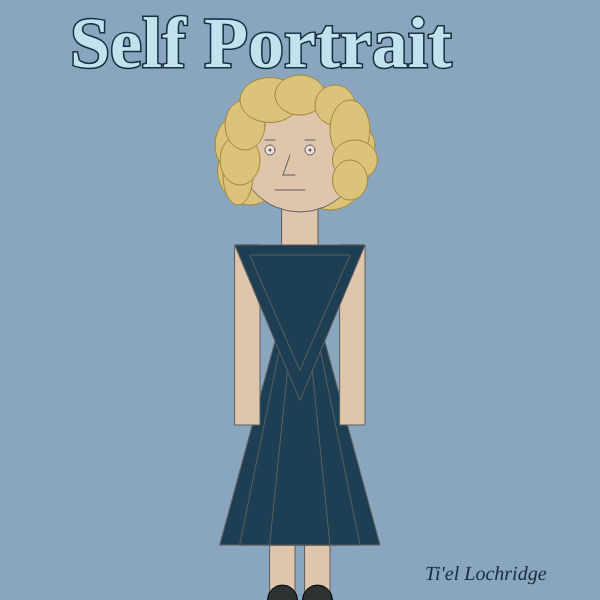
Frame 1 (no input)
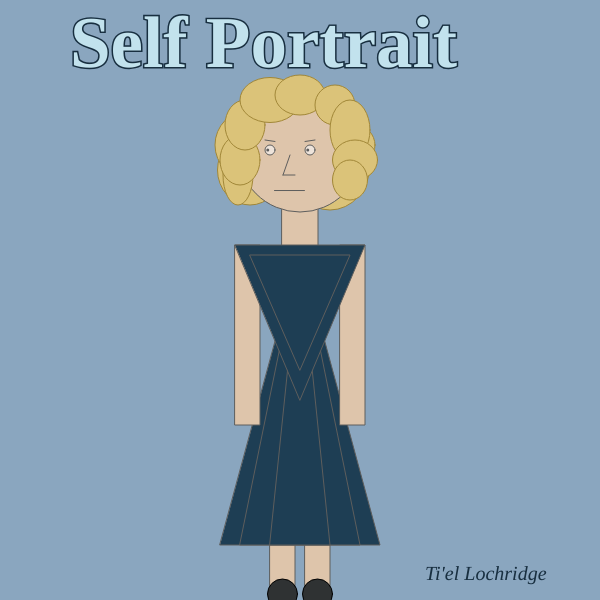
Frame 60 (no input)
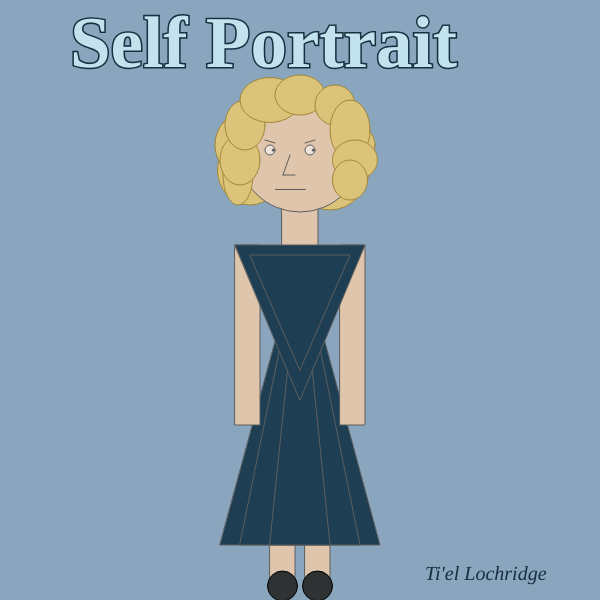
Frame 120 (the mouse pressed at the canvas centre since frame 60)

The p5.js sketch that drew these frames (run headless with seeded random() and noise() and a simulated clock; from frame 60 on, the mouse is pressed at the canvas centre):

// p5.js sketch
// ── sketch.js
//eyes move along x-axis
var leftPupilX=270;
var rightPupilX=310;
var pupilMove;

//(eyebrows tilt along y-axis)
var eyebrowsY=140;
var eyebrowsMove=0.025;

//legs&shoes move along y-axis
var legsY=480;
var shoesY=600;
var legsANDshoesMove;

//mouth moves diagonally along both axes
var leftMouthX=275;
var rightMouthX=305;
var mouthY=190;
var mouthMove;

//title grows bigger and smaller
var size = 72;
var count = 0;
var sizeDirection = 1;

function setup()
{
createCanvas(600,600);
pupilMove = (Math.random()*0.5);
legsANDshoesMove = Math.floor(Math.random()*2) + 1;
mouthMove = (Math.random()*0.5) + 0.5;
}
function draw()
{
background(138, 166, 191);

//back hair
strokeWeight(1);
  fill(219, 195, 121);
  stroke(161, 135, 56);
  ellipse(250, 170, 65, 70);
  circle(355, 145, 40);
  ellipse(330, 165, 80, 90);
  circle(250,145,70);

//head and neck
  fill(222, 197, 171);
  stroke(94, 94, 93);
  rect(282, 200, 36, 50);
  circle(300,150,124);

//front hair 
  fill(219, 195, 121);
  stroke(161, 135, 56);
  ellipse(238, 175, 30, 60);
  ellipse(240, 160, 40, 50);
  ellipse(245, 125, 40, 50);
  ellipse(270, 100, 60, 45);
  ellipse(300, 95, 50, 40);
  circle(335, 105, 40);
  ellipse(350, 130, 40, 60);
  ellipse(355, 160, 45, 40);
  ellipse(350, 180, 35, 40);


//legs
fill(222, 197, 171);
stroke(94, 94, 93);
rect(270, legsY, 25, 120);
rect(305, legsY, 25, 120);

if(legsY >= 480 || legsY <= 425)
{
legsANDshoesMove *= -1;
}

legsY += legsANDshoesMove;

  //shoes
  fill(47, 50, 51);
  stroke(0);
  circle(282.5, shoesY, 30);
  circle(317.5, shoesY, 30);

shoesY=(legsY+120)
  
  //dress-bottom
  fill(30, 62, 84);
  stroke(94, 94, 93);
  triangle(220, 545, 380, 545, 300, 250);
  triangle(240, 545, 360, 545, 300, 250);
  triangle(270, 545, 330, 545, 300, 250);
  fill(30, 62, 84);
  stroke(94, 94, 93);

//arms
  fill(222, 197, 171);
  stroke(94, 94, 93);
  rect(235, 245, 25, 180);
  rect(340, 245, 25, 180);
  
//dress-top
  fill(30, 62, 84);
  stroke(94, 94, 93);
  triangle(235, 245, 365, 245, 300, 400);
  triangle(250, 255, 350, 255, 300, 370);

//face
  fill(237, 227, 218);
  stroke(94, 94, 93);

//face-eyebrows
  line(265, 140, 275, eyebrowsY);
  line(305, eyebrowsY, 315, 140);

if(eyebrowsY >= 147 || eyebrowsY <= 133)
{
 eyebrowsMove *= -1;
}

eyebrowsY += eyebrowsMove;

//face-mouth
  line(leftMouthX, mouthY, rightMouthX, mouthY);
  
  if(leftMouthX<=270 || rightMouthX>=310)
  {  
    mouthMove *= -1
  }
  
leftMouthX += -mouthMove;
rightMouthX += -mouthMove;
mouthY += mouthMove;

//face-nose
  line(290, 155, 283, 175);
  line(283, 175, 295, 175);

//face-eyes
  circle(270, 150, 10);
  circle(310, 150, 10);
  
//eyes-pupils 
  strokeWeight(3);
  point(leftPupilX, 150);
  point(rightPupilX, 150);

if(leftPupilX >= 274 || leftPupilX <= 266)
{
 pupilMove *= -1;
}

leftPupilX += pupilMove;
rightPupilX += pupilMove; 

//title
  textFont("Georgia");
  textStyle(BOLD);
  textSize(size);
  fill(194, 226, 237);
  strokeWeight(3);
  stroke(24, 47, 64);
  
  size+= sizeDirection;
    count++;
    if(count > 5)
    {
        sizeDirection *=-1;
        count = 0;
    }
  text("Self Portrait", 70, 67);

//signature
  textStyle(ITALIC);
  textSize(20);
  fill(24, 47, 64);
  strokeWeight(0);
  text("Ti'el Lochridge", 425, 580);

/*mouse position- now hidden
textSize(15);
textStyle(NORMAL);
text("X: " + mouseX,10,560 );
text("Y: " + mouseY,10,580 );
  */
}
